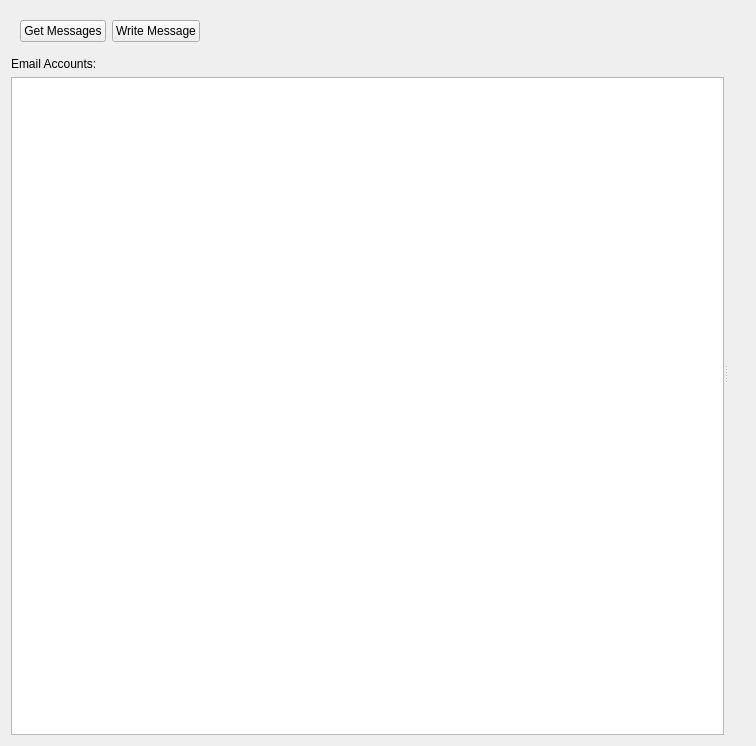
<?xml version="1.0" encoding="UTF-8"?>
<ui version="4.0">
 <class>Otter::EmailContentsWidget</class>
 <widget class="QWidget" name="Otter::EmailContentsWidget">
  <property name="geometry">
   <rect>
    <x>0</x>
    <y>0</y>
    <width>756</width>
    <height>746</height>
   </rect>
  </property>
  <property name="windowTitle">
   <string>Form</string>
  </property>
  <layout class="QVBoxLayout" name="verticalLayout_2">
   <item>
    <widget class="QSplitter" name="splitter">
     <property name="sizePolicy">
      <sizepolicy hsizetype="Expanding" vsizetype="Expanding">
       <horstretch>0</horstretch>
       <verstretch>0</verstretch>
      </sizepolicy>
     </property>
     <property name="orientation">
      <enum>Qt::Horizontal</enum>
     </property>
     <widget class="QWidget" name="emailSidebarWidget" native="true">
      <layout class="QVBoxLayout" name="verticalLayout">
       <item>
        <widget class="QWidget" name="emailSidebarButtons" native="true">
         <layout class="QHBoxLayout" name="emailSidebarButtonsLayout">
          <item>
           <widget class="QPushButton" name="getMessagesButton">
            <property name="text">
             <string>Get Messages</string>
            </property>
           </widget>
          </item>
          <item>
           <widget class="QPushButton" name="writeMessageButton">
            <property name="text">
             <string>Write Message</string>
            </property>
           </widget>
          </item>
          <item>
           <spacer name="horizontalSpacer">
            <property name="orientation">
             <enum>Qt::Horizontal</enum>
            </property>
            <property name="sizeHint" stdset="0">
             <size>
              <width>40</width>
              <height>20</height>
             </size>
            </property>
           </spacer>
          </item>
         </layout>
        </widget>
       </item>
       <item>
        <layout class="QVBoxLayout" name="inboxFolderTreeVerticalLayout">
         <item>
          <widget class="QLabel" name="emailAccountsLabel">
           <property name="text">
            <string>Email Accounts:</string>
           </property>
          </widget>
         </item>
         <item>
          <widget class="Otter::ItemViewWidget" name="inboxFoldersTreeView">
           <property name="headerHidden">
            <bool>true</bool>
           </property>
          </widget>
         </item>
        </layout>
       </item>
      </layout>
     </widget>
     <widget class="QWidget" name="emailTabWidget" native="true">
      <property name="sizePolicy">
       <sizepolicy hsizetype="Expanding" vsizetype="Expanding">
        <horstretch>0</horstretch>
        <verstretch>0</verstretch>
       </sizepolicy>
      </property>
      <layout class="QHBoxLayout" name="emailTabContentLayout">
       <item>
        <widget class="Otter::EmailContentReaderWidget" name="emailContentReaderWidget" native="true">
         <property name="sizePolicy">
          <sizepolicy hsizetype="Expanding" vsizetype="Expanding">
           <horstretch>0</horstretch>
           <verstretch>0</verstretch>
          </sizepolicy>
         </property>
        </widget>
       </item>
       <item>
        <widget class="Otter::WriteEmailMessageWidget" name="writeEmailWidget" native="true">
         <property name="sizePolicy">
          <sizepolicy hsizetype="Expanding" vsizetype="Expanding">
           <horstretch>0</horstretch>
           <verstretch>0</verstretch>
          </sizepolicy>
         </property>
        </widget>
       </item>
      </layout>
     </widget>
    </widget>
   </item>
  </layout>
 </widget>
 <customwidgets>
  <customwidget>
   <class>Otter::EmailContentReaderWidget</class>
   <extends>QWidget</extends>
   <header>src/modules/windows/email/EmailContentReaderWidget.h</header>
   <container>1</container>
  </customwidget>
  <customwidget>
   <class>Otter::ItemViewWidget</class>
   <extends>QTreeView</extends>
   <header>src/ui/ItemViewWidget.h</header>
  </customwidget>
  <customwidget>
   <class>Otter::WriteEmailMessageWidget</class>
   <extends>QWidget</extends>
   <header>src/modules/windows/email/WriteEmailMessageWidget.h</header>
   <container>1</container>
  </customwidget>
 </customwidgets>
 <resources/>
 <connections/>
</ui>
